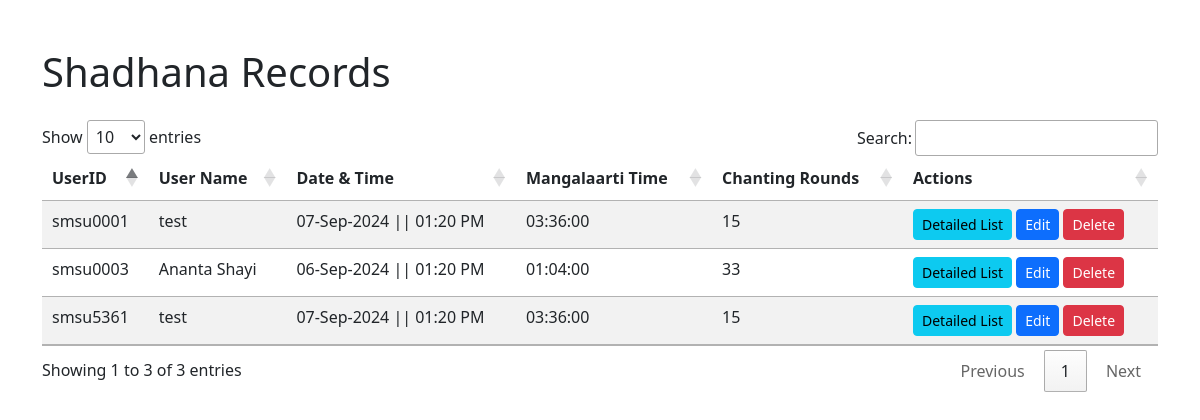
The page /view_shadhana_records.php (signed in) on the database its author committed.
### tables this page shows
CREATE TABLE `shadhana_record` (
  `id` int(11) NOT NULL,
  `userid` varchar(100) NOT NULL,
  `user_name` varchar(100) NOT NULL,
  `morning_wake_up_time` time DEFAULT NULL,
  `mangalaarti_time` time DEFAULT NULL,
  `tulsi_parikrama` enum('Yes','No') DEFAULT 'No',
  `chanting_rounds` int(11) DEFAULT NULL,
  `chanting_finished_time` time DEFAULT NULL,
  `grantha_study` enum('Yes','No') DEFAULT 'No',
  `which_grantha` varchar(255) DEFAULT NULL,
  `grantha_reading_duration` varchar(100) DEFAULT NULL,
  `lecture_hearing` enum('Yes','No') DEFAULT 'No',
  `which_lecture` varchar(255) DEFAULT NULL,
  `lecture_hearing_duration` varchar(100) DEFAULT NULL,
  `material_study_work` enum('Yes','No') DEFAULT 'No',
  `material_study_work_duration` varchar(100) DEFAULT NULL,
  `devotional_services_done` text DEFAULT NULL,
  `did_gossip` enum('Yes','No') DEFAULT 'No',
  `gossip_duration` varchar(100) DEFAULT NULL,
  `phone_usage_duration` varchar(100) DEFAULT NULL,
  `slept_listening_kirtan` enum('Yes','No') DEFAULT 'No',
  `date_time` datetime DEFAULT current_timestamp()
);

### view_shadhana_records.php (the view, shortened to what this page needs)
<?php
require_once 'config.php';
$sql = "SELECT * FROM shadhana_record";
$stmt = $conn->prepare($sql);
$stmt->execute();
$records = $stmt->fetchAll(PDO::FETCH_ASSOC);
?>
<!DOCTYPE html>
<html lang="en">
<head>
    <link rel="stylesheet" href="https://cdn.jsdelivr.net/npm/bootstrap@5.3.0/dist/css/bootstrap.min.css">
    <link rel="stylesheet" href="https://cdn.datatables.net/1.13.3/css/jquery.dataTables.min.css">
</head>
<body>
    <div class="container mt-5">
        <h1 class="mb-4">Shadhana Records</h1>
        <table id="shadhanaTable" class="table table-striped table-hover">
            <thead>
                <tr>
                    <th>UserID</th>
                    <th>User Name</th>
                    <th>Date & Time</th>
                    <th>Mangalaarti Time</th>
                    <th>Chanting Rounds</th>
                    <th>Actions</th>
                </tr>
            </thead>
            <tbody>
                <?php foreach ($records as $record): ?>
                <tr>
                    <td><?php echo htmlspecialchars($record['userid']); ?></td>
                    <td><?php echo htmlspecialchars($record['user_name']); ?></td>
                    <td>
                        <?php
                        $date = new DateTime($record['date_time']);
                        echo $date->format('d-M-Y') . ' || ' . $date->format('h:i A');
                        ?>
                    </td>
                    <td><?php echo htmlspecialchars($record['mangalaarti_time']); ?></td>
                    <td><?php echo htmlspecialchars($record['chanting_rounds']); ?></td>
                    <td>
                        <button class="btn btn-info btn-sm" data-bs-toggle="modal" data-bs-target="#detailsModal-<?php echo $record['userid']; ?>">Detailed List</button>
                        <?php if ($_SESSION['role'] === 'admin' || $_SESSION['role'] === 'counselor'): ?>
                        <a href="edit_shadhana_record.php?id=<?php echo htmlspecialchars($record['id']); ?>" class="btn btn-primary btn-sm">Edit</a>
                        <a href="delete_shadhana_record.php?id=<?php echo htmlspecialchars($record['id']); ?>" class="btn btn-danger btn-sm" onclick="return confirm('Are you sure you want to delete this record?');">Delete</a>
                        <?php endif; ?>
                    </td>
                </tr>
                <?php endforeach; ?>
            </tbody>
        </table>
    </div>
</body>
</html>

### rows shown on the page
shadhana_record: userid "smsu5361", user_name "test", date_time "07-Sep-2024", date_time "01:20 PM", mangalaarti_time "03:36:00", chanting_rounds "15"
shadhana_record: userid "smsu0001", user_name "test", date_time "07-Sep-2024", date_time "01:20 PM", mangalaarti_time "03:36:00", chanting_rounds "15"
shadhana_record: userid "smsu0003", user_name "Ananta Shayi", date_time "06-Sep-2024", date_time "01:20 PM", mangalaarti_time "01:04:00", chanting_rounds "33"
